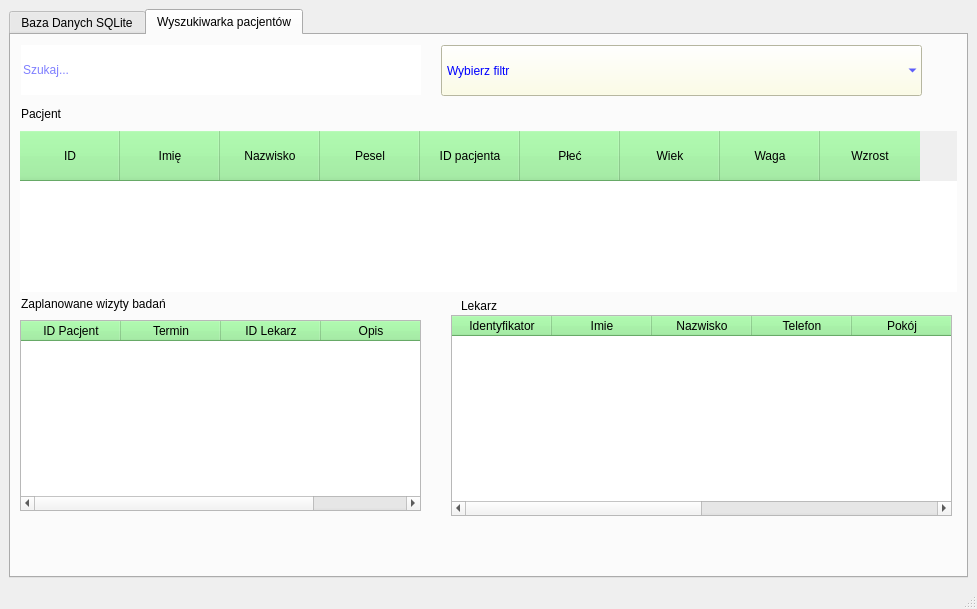
<?xml version="1.0" encoding="UTF-8"?>
<ui version="4.0">
 <class>firstApp</class>
 <widget class="QMainWindow" name="firstApp">
  <property name="geometry">
   <rect>
    <x>0</x>
    <y>0</y>
    <width>977</width>
    <height>609</height>
   </rect>
  </property>
  <property name="baseSize">
   <size>
    <width>200</width>
    <height>0</height>
   </size>
  </property>
  <property name="focusPolicy">
   <enum>Qt::StrongFocus</enum>
  </property>
  <property name="windowTitle">
   <string>simpleApp</string>
  </property>
  <widget class="QWidget" name="centralwidget">
   <layout class="QGridLayout" name="gridLayout">
    <item row="0" column="0">
     <widget class="QTabWidget" name="tabWidget">
      <property name="currentIndex">
       <number>1</number>
      </property>
      <widget class="QWidget" name="tab">
       <property name="styleSheet">
        <string notr="true">font: 11pt &quot;URW Gothic&quot;;
color: black;</string>
       </property>
       <attribute name="title">
        <string>Baza Danych SQLite</string>
       </attribute>
       <layout class="QVBoxLayout" name="verticalLayout_2">
        <item>
         <widget class="QLineEdit" name="lineEdit">
          <property name="styleSheet">
           <string notr="true">font: 11pt &quot;URW Gothic&quot;;
padding: 15px;</string>
          </property>
         </widget>
        </item>
        <item>
         <widget class="QTableWidget" name="tableWidget">
          <property name="styleSheet">
           <string notr="true">
QHeaderView::section { background-color:lightgreen ; height:50px;}
alternate-background-color: rgb(181, 131, 90);

  font-family: Arial, Helvetica, sans-serif;
  border-collapse: collapse;
 border-radius: 25pt;
  width: 100%;
border-color: white;


td, th {
  border: 1px solid #ddd;
  padding: 4px;
}

th {
padding-top: 4px;
  padding-bottom: 4px;
  text-align: left;
  background-color: #04AA6D;
  color: white;
}

tr:nth-child(even){background-color: #f2f2f2;}

tr:hover {background-color: #ddd;}</string>
          </property>
          <property name="frameShape">
           <enum>QFrame::NoFrame</enum>
          </property>
          <property name="frameShadow">
           <enum>QFrame::Plain</enum>
          </property>
          <property name="showGrid">
           <bool>true</bool>
          </property>
          <property name="gridStyle">
           <enum>Qt::DotLine</enum>
          </property>
          <column>
           <property name="text">
            <string>ID</string>
           </property>
          </column>
          <column>
           <property name="text">
            <string>Imię</string>
           </property>
          </column>
          <column>
           <property name="text">
            <string>Nazwisko</string>
           </property>
          </column>
          <column>
           <property name="text">
            <string>Pesel</string>
           </property>
          </column>
          <column>
           <property name="text">
            <string>ID pacjenta</string>
           </property>
          </column>
          <column>
           <property name="text">
            <string>Płeć</string>
           </property>
          </column>
          <column>
           <property name="text">
            <string>Wiek</string>
           </property>
          </column>
          <column>
           <property name="text">
            <string>Waga</string>
           </property>
          </column>
          <column>
           <property name="text">
            <string>Wzrost</string>
           </property>
          </column>
         </widget>
        </item>
       </layout>
      </widget>
      <widget class="QWidget" name="tab_2">
       <attribute name="title">
        <string>Wyszukiwarka pacjentów</string>
       </attribute>
       <widget class="QComboBox" name="filtr_pacjenci">
        <property name="enabled">
         <bool>true</bool>
        </property>
        <property name="geometry">
         <rect>
          <x>430</x>
          <y>10</y>
          <width>481</width>
          <height>51</height>
         </rect>
        </property>
        <property name="sizePolicy">
         <sizepolicy hsizetype="Fixed" vsizetype="Fixed">
          <horstretch>0</horstretch>
          <verstretch>0</verstretch>
         </sizepolicy>
        </property>
        <property name="minimumSize">
         <size>
          <width>150</width>
          <height>0</height>
         </size>
        </property>
        <property name="focusPolicy">
         <enum>Qt::StrongFocus</enum>
        </property>
        <property name="styleSheet">
         <string notr="true">font: 11pt &quot;Yrsa&quot;;
background: lightyellow;
color: blue;
padding: 5px;

</string>
        </property>
        <property name="currentText">
         <string/>
        </property>
        <property name="maxCount">
         <number>5</number>
        </property>
        <property name="iconSize">
         <size>
          <width>12</width>
          <height>12</height>
         </size>
        </property>
        <property name="placeholderText">
         <string>Wybierz filtr</string>
        </property>
        <property name="frame">
         <bool>false</bool>
        </property>
       </widget>
       <widget class="QLineEdit" name="lineEdit_2">
        <property name="geometry">
         <rect>
          <x>10</x>
          <y>10</y>
          <width>400</width>
          <height>50</height>
         </rect>
        </property>
        <property name="sizePolicy">
         <sizepolicy hsizetype="Fixed" vsizetype="Fixed">
          <horstretch>0</horstretch>
          <verstretch>0</verstretch>
         </sizepolicy>
        </property>
        <property name="minimumSize">
         <size>
          <width>400</width>
          <height>50</height>
         </size>
        </property>
        <property name="maximumSize">
         <size>
          <width>250</width>
          <height>250</height>
         </size>
        </property>
        <property name="focusPolicy">
         <enum>Qt::StrongFocus</enum>
        </property>
        <property name="layoutDirection">
         <enum>Qt::LeftToRight</enum>
        </property>
        <property name="autoFillBackground">
         <bool>false</bool>
        </property>
        <property name="styleSheet">
         <string notr="true">border-radius: 0.5rem;
color:blue;</string>
        </property>
        <property name="locale">
         <locale language="Polish" country="Poland"/>
        </property>
        <property name="text">
         <string/>
        </property>
        <property name="maxLength">
         <number>200</number>
        </property>
        <property name="frame">
         <bool>false</bool>
        </property>
        <property name="alignment">
         <set>Qt::AlignJustify|Qt::AlignVCenter</set>
        </property>
        <property name="placeholderText">
         <string>Szukaj...</string>
        </property>
        <property name="cursorMoveStyle">
         <enum>Qt::LogicalMoveStyle</enum>
        </property>
        <property name="clearButtonEnabled">
         <bool>true</bool>
        </property>
       </widget>
       <widget class="QTableWidget" name="tableWidget_2">
        <property name="geometry">
         <rect>
          <x>9</x>
          <y>96</y>
          <width>937</width>
          <height>161</height>
         </rect>
        </property>
        <property name="focusPolicy">
         <enum>Qt::ClickFocus</enum>
        </property>
        <property name="styleSheet">
         <string notr="true">
QHeaderView::section { background-color:lightgreen ; height:50px;}
alternate-background-color: rgb(181, 131, 90);

font: 11pt &quot;Ubuntu&quot;;
  border-collapse: collapse;
 border-radius: 25pt;
border-color: white;


td, th {
  border: 1px solid #ddd;
  padding: 4px;
}

th {
padding-top: 4px;
  padding-bottom: 4px;
  text-align: left;
  background-color: #04AA6D;
  color: white;
}

tr:nth-child(even){background-color: #f2f2f2;}

tr:hover {background-color: coral;}</string>
        </property>
        <property name="frameShape">
         <enum>QFrame::NoFrame</enum>
        </property>
        <property name="frameShadow">
         <enum>QFrame::Plain</enum>
        </property>
        <property name="alternatingRowColors">
         <bool>true</bool>
        </property>
        <property name="selectionMode">
         <enum>QAbstractItemView::SingleSelection</enum>
        </property>
        <property name="selectionBehavior">
         <enum>QAbstractItemView::SelectRows</enum>
        </property>
        <property name="showGrid">
         <bool>true</bool>
        </property>
        <property name="gridStyle">
         <enum>Qt::DotLine</enum>
        </property>
        <property name="sortingEnabled">
         <bool>true</bool>
        </property>
        <column>
         <property name="text">
          <string>ID</string>
         </property>
        </column>
        <column>
         <property name="text">
          <string>Imię</string>
         </property>
        </column>
        <column>
         <property name="text">
          <string>Nazwisko</string>
         </property>
        </column>
        <column>
         <property name="text">
          <string>Pesel</string>
         </property>
        </column>
        <column>
         <property name="text">
          <string>ID pacjenta</string>
         </property>
        </column>
        <column>
         <property name="text">
          <string>Płeć</string>
         </property>
        </column>
        <column>
         <property name="text">
          <string>Wiek</string>
         </property>
        </column>
        <column>
         <property name="text">
          <string>Waga</string>
         </property>
        </column>
        <column>
         <property name="text">
          <string>Wzrost</string>
         </property>
        </column>
       </widget>
       <widget class="QTableWidget" name="badania">
        <property name="geometry">
         <rect>
          <x>9</x>
          <y>285</y>
          <width>401</width>
          <height>191</height>
         </rect>
        </property>
        <property name="styleSheet">
         <string notr="true">
QHeaderView::section { background-color:lightgreen ; height:20px;}
alternate-background-color: rgb(181, 131, 90);
 font: 9pt &quot;Ubuntu&quot;;
  border-collapse: collapse;
 border-radius: 25pt;


td, th {
  border: 1px solid #ddd;
  padding: 4px;
}

th {
padding-top: 4px;
  padding-bottom: 4px;
  text-align: left;
  background-color: #04AA6D;
  color: white;
}

tr:nth-child(even){background-color: #f2f2f2;}

tr:hover {background-color: #ddd;}</string>
        </property>
        <property name="showGrid">
         <bool>false</bool>
        </property>
        <column>
         <property name="text">
          <string>ID Pacjent</string>
         </property>
        </column>
        <column>
         <property name="text">
          <string>Termin</string>
         </property>
        </column>
        <column>
         <property name="text">
          <string>ID Lekarz</string>
         </property>
        </column>
        <column>
         <property name="text">
          <string>Opis</string>
         </property>
        </column>
       </widget>
       <widget class="QLabel" name="label_2">
        <property name="geometry">
         <rect>
          <x>10</x>
          <y>260</y>
          <width>184</width>
          <height>17</height>
         </rect>
        </property>
        <property name="text">
         <string>Zaplanowane wizyty badań</string>
        </property>
       </widget>
       <widget class="QLabel" name="label_3">
        <property name="geometry">
         <rect>
          <x>10</x>
          <y>70</y>
          <width>51</width>
          <height>17</height>
         </rect>
        </property>
        <property name="text">
         <string>Pacjent</string>
        </property>
       </widget>
       <widget class="QTableWidget" name="lekarze">
        <property name="geometry">
         <rect>
          <x>440</x>
          <y>280</y>
          <width>501</width>
          <height>201</height>
         </rect>
        </property>
        <property name="styleSheet">
         <string notr="true">
QHeaderView::section { background-color:lightgreen ; height:20px;}
alternate-background-color: rgb(181, 131, 90);
 font: 9pt &quot;Ubuntu&quot;;
  border-collapse: collapse;
 border-radius: 25pt;


td, th {
  border: 1px solid #ddd;
  padding: 4px;
}

th {
padding-top: 4px;
  padding-bottom: 4px;
  text-align: left;
  background-color: #04AA6D;
  color: white;
}

tr:nth-child(even){background-color: #f2f2f2;}

tr:hover {background-color: #ddd;}</string>
        </property>
        <property name="showGrid">
         <bool>false</bool>
        </property>
        <column>
         <property name="text">
          <string>Identyfikator</string>
         </property>
        </column>
        <column>
         <property name="text">
          <string>Imie</string>
         </property>
        </column>
        <column>
         <property name="text">
          <string>Nazwisko</string>
         </property>
        </column>
        <column>
         <property name="text">
          <string>Telefon</string>
         </property>
        </column>
        <column>
         <property name="text">
          <string>Pokój</string>
         </property>
        </column>
        <column>
         <property name="text">
          <string>Godziny pracy</string>
         </property>
        </column>
        <column>
         <property name="text">
          <string>Dostępność</string>
         </property>
        </column>
        <column>
         <property name="text">
          <string>Urlop</string>
         </property>
        </column>
       </widget>
       <widget class="QLabel" name="label">
        <property name="geometry">
         <rect>
          <x>450</x>
          <y>260</y>
          <width>45</width>
          <height>21</height>
         </rect>
        </property>
        <property name="text">
         <string>Lekarz</string>
        </property>
       </widget>
      </widget>
     </widget>
    </item>
   </layout>
  </widget>
  <widget class="QMenuBar" name="menubar">
   <property name="geometry">
    <rect>
     <x>0</x>
     <y>0</y>
     <width>977</width>
     <height>22</height>
    </rect>
   </property>
  </widget>
  <widget class="QStatusBar" name="statusbar"/>
 </widget>
 <resources/>
 <connections/>
</ui>
